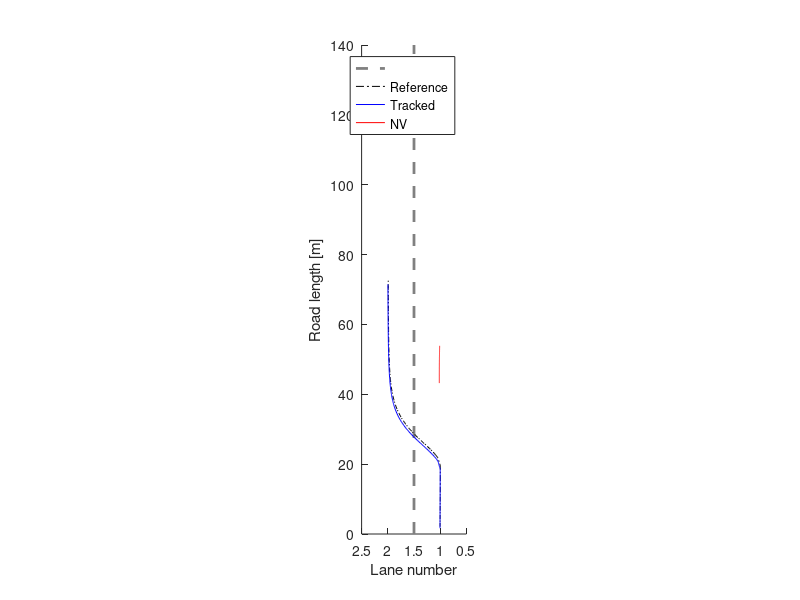
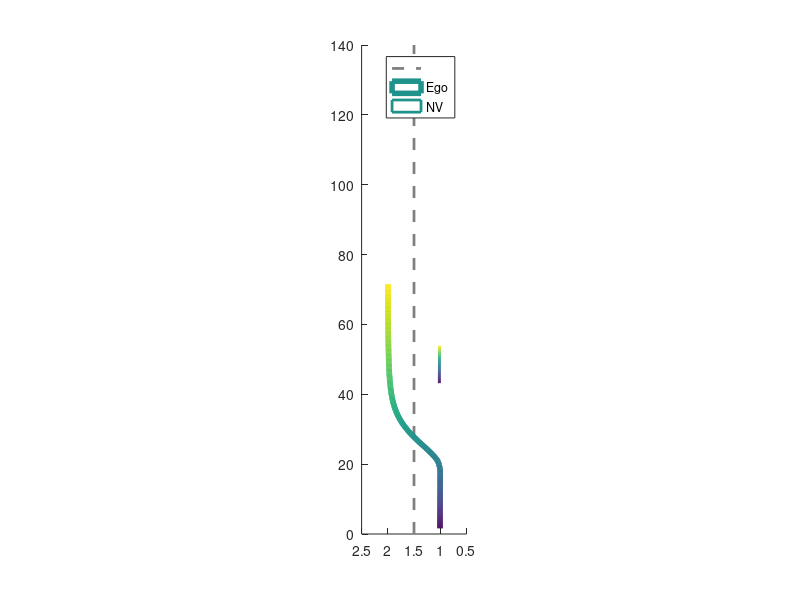

The MATLAB script that drew these images, in order: (Note: this script raises an error after producing the figures.)
% Viranjan Bhattacharyya
% EMC2 Lab Clemson University

clear, clc, close all

log_data = load("log.txt");
%%
start = 4;
fin = 625;
X = log_data(start:fin, 1:5);
X_ref = log_data(start:fin, 7:11);
Ua = log_data(start:fin, 12);
Ul = log_data(start:fin, 13);
X_nv = log_data(start:fin, 15:16);
roadlength = 140;
%%
figure(1)
set (gca,'DataAspectRatio',[1 15 1],'Xdir','reverse','Xlim',[0.5 2.5],'Ylim',[0 roadlength])
hold on 
plot([1.5 1.5],[0 roadlength],'--','LineWidth',2,'Color',[0.5 0.5 0.5]) % lane marking
plot(X_ref(:,4),X_ref(:,1),'-.k')
plot(X(:,4),X(:,1),'b')
plot(X_nv(:,2),X_nv(:,1),'r')
xlabel('Lane number')
ylabel('Road length [m]')
legend('','Reference','Tracked','NV')
%%
figure(2)
set (gca,'DataAspectRatio',[1 15 1],'Xdir','reverse','Xlim',[0.5 2.5],'Ylim',[0 roadlength])
hold on 
plot([1.5 1.5],[0 roadlength],'--','LineWidth',2,'Color',[0.5 0.5 0.5]) % lane marking
l = X(:,4)';
s = X(:,1)';
z = zeros(size(s));
col = 1:(fin - start + 1);
surface([l;l],[s;s],[z;z],[col;col],...
        'facecol','no',...
        'edgecol','interp',...
        'linew',4);
l_nv = X_nv(:,2)';
s_nv = X_nv(:,1)';
surface([l_nv;l_nv],[s_nv;s_nv],[z;z],[col;col],...
        'facecol','no',...
        'edgecol','interp',...
        'linew',2);
legend('', 'Ego', 'NV')
%%
RMSE = rmse(X_ref, X);
%%
figure(3)
subplot(211)
plot(Ua,'g')
hold on
plot(X(:,3));
ylabel('m/s^2')
legend('Command acceleration','Ego acceleration')
subplot(212)
plot(Ul,'g')
hold on
plot(X(:,4))
ylabel('Lane')
legend('Command lane', 'Ego')
%%
figure(4)
plot(Ua, 'g')
hold on
plot(X(:,3))
plot(X_ref(:,3))
ylim([-2 2])
ylabel('m/s^2')
legend('Commanded acceleration','Ego acceleration','Reference acceleration')
%%
figure(5)
plot(X(:,2))
ylabel('m/s')
legend('Ego Velocity')